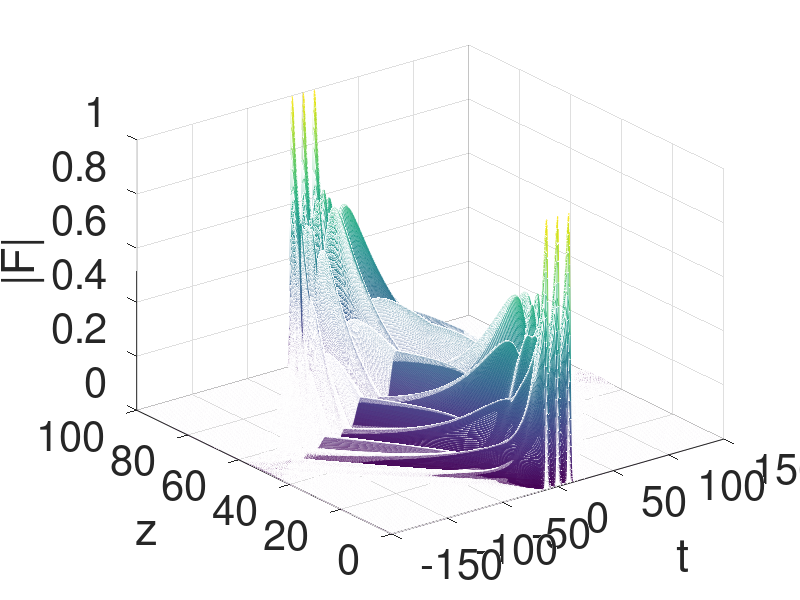
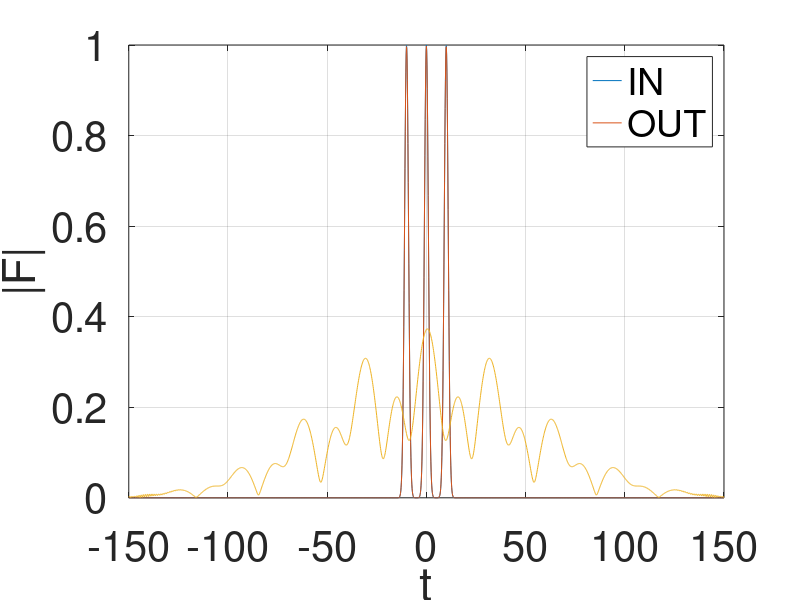
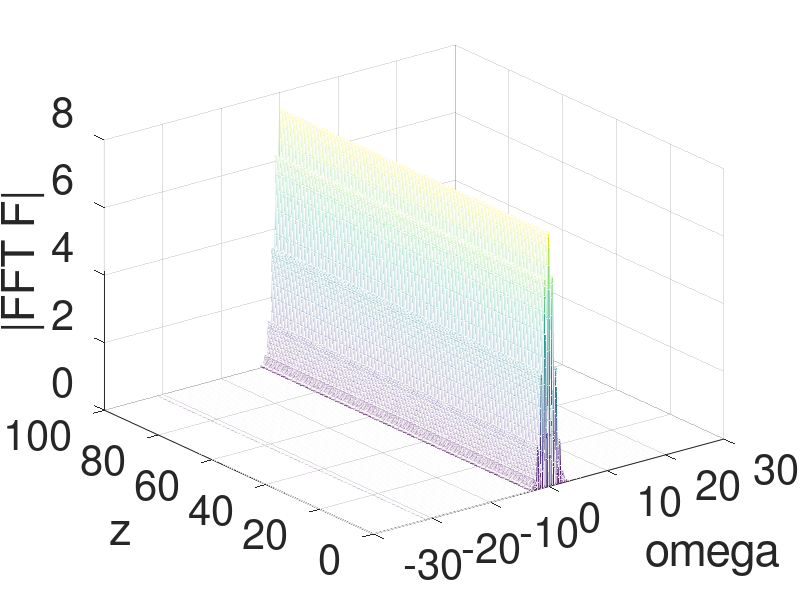
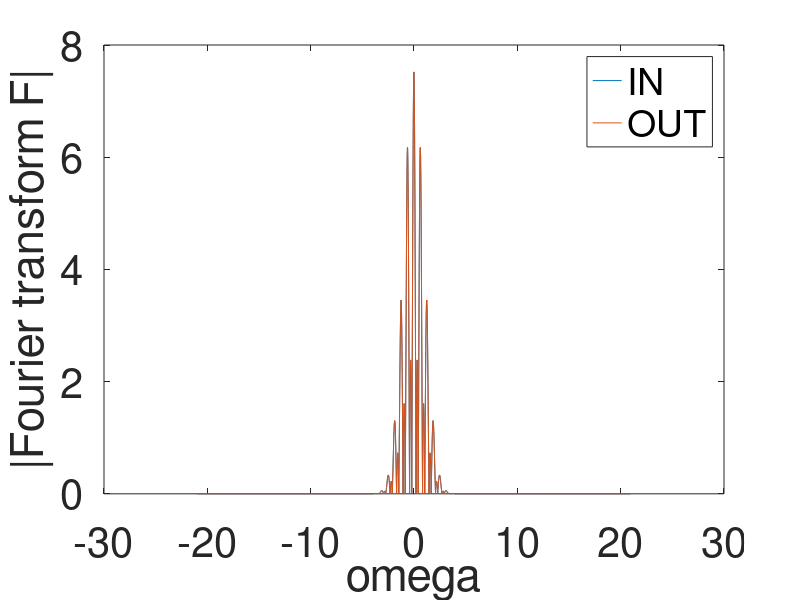

Write MATLAB code to recreate these figures, in order.
%% PROPAGATION METHOD FOR THE SOLUTION OF NLSE
% $i\partial{F(z,t)}{\partial z}-\frac{beta^{\prime\prime}}{2}\frac{\partial^2F(z,t)}{\partial t^2}+\gamma\vert F(z,t)\vert^2F(z,t)$

%% 
%

clc
clear all
close all

%% 
% MATERIAL PROPERTIES
beta21=1;
beta22=-beta21;
gamma=0;

%%
% TEMPORAL COORDINATE
t0=-150;
t1=150;
nt=2001;
t=linspace(t0,t1,nt);
deltat=(t1-t0)/(nt-1);

%%
% SPATIAL COORDINATE
z0=0;
z1=100;
nz=1000;
z=linspace(z0,z1,nz);
deltaz=(z1-z0)/(nz-1);
h=deltaz;

%%
% FREQUENCY COORDINATE
indfreq=-nt/2:1:nt/2-1;
omega=(pi./t1).*indfreq;

%%
% INPUT ENVELOPE
tau0=1;
amp=1;

% FIN=amp*exp(-t.^2/(2*tau0^2)); % unchirped gaussian pulse
% c=-1;
% FIN=amp*exp(-(1+1j*c)/2*t.^2/tau0.^2);  % chirped gaussian pulse

% c=-2;
% tau0=1;
% FIN=sech(t/tau0).*exp(-1j*c*t.^2/(2*tau0^2)); % hyperbolic chirped sech pulses

% c=0;
% m=4;
% FIN=amp*exp(-(1+1j*c)/2*(t/tau0).^(2*m));  % chirped super gaussian pulse
% FING=amp*exp(-(1+1j*c)/2*(t/tau0).^(2));  % compare with gaussian

% three unchirped gaussian pulses
tau0=1;
amp=1;

tshift1=-10;
FIN1 = 1*amp*exp(-(t+tshift1).^2/(2*tau0^2));

tshift2=0;
FIN2 = 1*amp*exp(-(t+tshift2).^2/(2*tau0^2));

tshift3=10;
FIN3 = 1*amp*exp(-(t+tshift3).^2/(2*tau0^2));

FIN = FIN1+FIN2+FIN3;

% input modulus (time)
% figure 
% plot(t,abs(FIN))
% xlabel('t')
% ylabel('|F|')
% set(findall(gcf,'type','text'),'FontSize',30)
% set(gca,'FontSize',30)
% grid()

% input phase (time)
% figure 
% plot(t,unwrap(angle(FIN)))
% xlabel('t')
% ylabel('angle')
% set(findall(gcf,'type','text'),'FontSize',30)
% set(gca,'FontSize',30)

FFIN = deltat*fftshift(fft(FIN));
% FFING = deltat*fftshift(fft(FING));
% input modulus (frequency)
% figure
% plot(omega,abs(FFIN))
% xlabel('t')
% ylabel('|Fourier Transform F|')
% set(findall(gcf,'type','text'),'FontSize',30)
% set(gca,'FontSize',30)
% grid()

% input phase (frequency)
% figure 
% plot(omega,unwrap(angle(FFIN)))
% xlabel('omega')
% ylabel('angle(Fourier Transform F)')
% set(findall(gcf,'type','text'),'FontSize',30)
% set(gca,'FontSize',30)

% aaa
%%
%%%%%%%%%%%%%%%%%%%%%%%
% CORE OF THE PROGRAM %
%%%%%%%%%%%%%%%%%%%%%%%

F = zeros(ceil(nt),floor(nz));
FF = zeros(ceil(nt),floor(nz));

F(:,1)=FIN;
FF(:,1)=FFIN;

q = FIN;

for loop_step=2:1:nz
    
    if (z(loop_step)<(z1/2)); beta2=beta21; else; beta2=beta22; end
    
    % LINEAR DISPOERSIVE STEP
    qs=deltat*fftshift(fft(q));
    qs_old=qs;
    
    prop=beta2/2*omega.^2;
    fact=1i*prop*h;
    qs=qs_old.*exp(fact); % calculation of the propagation in the frequency domain
    q=(1/deltat)*ifft(ifftshift(qs)); % coming back in the time domain
    
    % NON LINEAR CHI3 EFFECT
    q_old=q;
    q=q_old.*exp(1i*gamma*abs(q_old).^2*h);
    
    % SAVE DATA EVERY nz
    F(:,loop_step) = q;
    FF(:,loop_step) = deltat*fftshift(fft(q));
end

save dati

figure
mesh(t,z,abs(F)')
xlabel('t')
ylabel('z')
zlabel('|F|')
set(findall(gcf,'type','text'),'FontSize',30)
set(gca,'FontSize',30)


% figure
% mesh(t,z,unwrap(angle(F)'))
% xlabel('t')
% ylabel('z')
% zlabel('ange(F)')

figure
plot(t,abs(F(:,1)),t,abs(F(:,end)),t,abs(F(:,length(z)/2)))
xlabel('t')
ylabel('|F|')
legend('IN','OUT')
set(findall(gcf,'type','text'),'FontSize',30)
set(gca,'FontSize',30)
grid()

% 
% figure
% plot(t,unwrap(angle(F(:,1))),t,unwrap(angle(F(:,end))))
% xlabel('t')
% ylabel('angle(F)')
% legend('IN','OUT')
% grid()
% 

%
figure
mesh(omega,z,abs(FF)')
xlabel('omega')
ylabel('z')
zlabel('|FFT F|')
set(findall(gcf,'type','text'),'FontSize',30)
set(gca,'FontSize',30)

% 
figure
plot(omega,abs(FF(:,1)),omega,abs(FF(:,end)))
xlabel('omega')
ylabel('|Fourier transform F|')
legend('IN','OUT')
set(findall(gcf,'type','text'),'FontSize',30)
set(gca,'FontSize',30)


